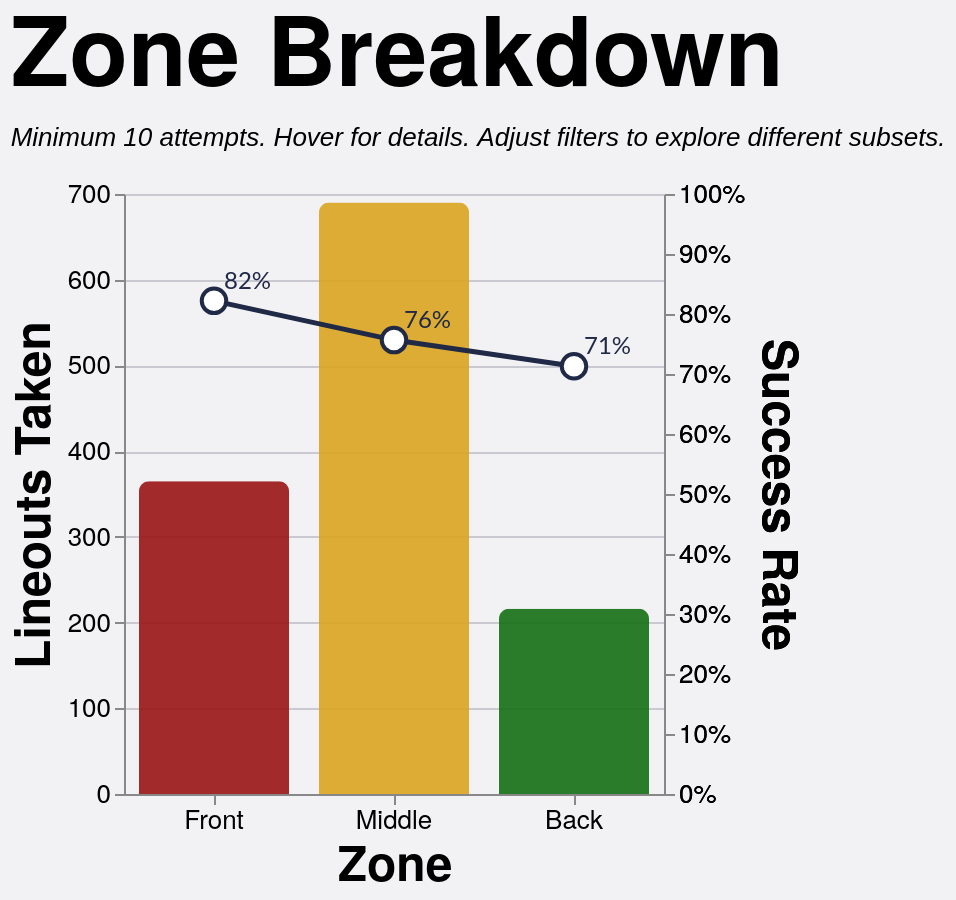

Describe this chart as a Vega-Lite specification.
### Vega-Lite specification from a JSON file in a GitHub repository (floating-point values rounded to 4 significant figures; data arrays with more than 128 entries replaced by an {"elided": "..."} marker saying what was removed)
{"config": {"axis": {"labelFont": "PT Sans Narrow, Helvetica Neue, Helvetica, Arial, sans-serif", "titleFont": "PT Sans Narrow, Helvetica Neue, Helvetica, Arial, sans-serif", "labelFontSize": 13, "titleFontSize": 24, "gridColor": "#202947", "gridOpacity": 0.2, "zindex": 1}, "text": {"font": "Lato, sans-serif"}, "bar": {"cornerRadiusEnd": 5}, "header": {"labelFont": "PT Sans Narrow, Helvetica Neue, Helvetica, Arial, sans-serif", "titleFont": "PT Sans Narrow, Helvetica Neue, Helvetica, Arial, sans-serif", "labelFontSize": 24, "titleFontSize": 28, "labelFontWeight": "bold", "orient": "left"}, "legend": {"labelFont": "PT Sans Narrow, Helvetica Neue, Helvetica, Arial, sans-serif", "titleFont": "PT Sans Narrow, Helvetica Neue, Helvetica, Arial, sans-serif", "labelFontSize": 14, "titleFontSize": 16, "titlePadding": 5, "fillColor": "white", "strokeColor": "black", "padding": 10, "titleFontWeight": "lighter", "titleFontStyle": "italic", "titleColor": "gray", "offset": 10}, "title": {"font": "PT Sans Narrow, Helvetica Neue, Helvetica, Arial, sans-serif", "fontSize": 48, "fontWeight": "bold", "anchor": "start", "align": "center", "titlePadding": 20, "subtitlePadding": 10, "subtitleFontSize": 13, "subtitleColor": "", "subtitleFontStyle": "italic", "offset": 15, "color": "black"}, "axisX": {"labelAngle": 0}, "facet": {"title": null, "header": null, "align": {"row": "each", "column": "each"}}, "resolve": {"scale": {"y": "independent", "facet": "independent"}}, "background": "#f2f1f4", "scale": {"offsetBandPaddingOuter": 0.2, "offsetBandPaddingInner": 0.1}, "view": {"stroke": null, "background": "transparent"}}, "layer": [{"mark": {"type": "bar", "opacity": 0.9, "size": 75}, "encoding": {"color": {"field": "area", "legend": null, "scale": {"domain": ["Front", "Middle", "Back"], "range": ["#991515", "goldenrod", "#146f14"]}, "type": "nominal"}, "stroke": {"value": "transparent"}, "tooltip": [{"field": "area", "title": "Zone", "type": "nominal"}, {"field": "attempts", "format": ",.0f", "title": "Attempts", "type": "quantitative"}, {"field": "won", "format": ",.0f", "title": "Won", "type": "quantitative"}, {"field": "success_rate", "format": ".1%", "title": "Success Rate", "type": "quantitative"}], "x": {"axis": {"labelAngle": 0}, "field": "area", "sort": ["Front", "Middle", "Back"], "title": "Zone", "type": "nominal"}, "y": {"field": "attempts", "title": "Lineouts Taken", "type": "quantitative"}}, "transform": [{"filter": "(loSquad == 'All' || datum.squad == loSquad) && (loSeason == 'All' || datum.season == loSeason) && (loGameType == 'All' || (loGameType == 'League + Cup' && (datum.game_type == 'League' || datum.game_type == 'Cup')) || (loGameType == 'League only' && datum.game_type == 'League') || datum.game_type == loGameType) && (loThrower == 'All' || datum.thrower == loThrower) && (loJumper == 'All' || datum.jumper == loJumper) && (loArea == 'All' || datum.area == loArea) && (loNumbers == 'All' || datum.numbers == loNumbers)"}, {"aggregate": [{"op": "count", "as": "attempts"}, {"op": "sum", "field": "won", "as": "won"}], "groupby": ["area"]}, {"filter": "datum.attempts >= 10"}, {"calculate": "datum.won / datum.attempts", "as": "success_rate"}]}, {"mark": {"type": "line", "point": {"fill": "white", "filled": false, "size": 150, "stroke": "#202946"}, "stroke": "#202946", "strokeWidth": 2.5}, "encoding": {"tooltip": [{"field": "area", "title": "Zone", "type": "nominal"}, {"field": "attempts", "format": ",.0f", "title": "Attempts", "type": "quantitative"}, {"field": "won", "format": ",.0f", "title": "Won", "type": "quantitative"}, {"field": "success_rate", "format": ".1%", "title": "Success Rate", "type": "quantitative"}], "x": {"axis": {"labelAngle": 0}, "field": "area", "sort": ["Front", "Middle", "Back"], "title": "Zone", "type": "nominal"}, "y": {"axis": {"format": "%"}, "field": "success_rate", "scale": {"domain": [0, 1]}, "title": "Success Rate", "type": "quantitative"}}, "transform": [{"filter": "(loSquad == 'All' || datum.squad == loSquad) && (loSeason == 'All' || datum.season == loSeason) && (loGameType == 'All' || (loGameType == 'League + Cup' && (datum.game_type == 'League' || datum.game_type == 'Cup')) || (loGameType == 'League only' && datum.game_type == 'League') || datum.game_type == loGameType) && (loThrower == 'All' || datum.thrower == loThrower) && (loJumper == 'All' || datum.jumper == loJumper) && (loArea == 'All' || datum.area == loArea) && (loNumbers == 'All' || datum.numbers == loNumbers)"}, {"aggregate": [{"op": "count", "as": "attempts"}, {"op": "sum", "field": "won", "as": "won"}], "groupby": ["area"]}, {"filter": "datum.attempts >= 10"}, {"calculate": "datum.won / datum.attempts", "as": "success_rate"}]}, {"mark": {"type": "text", "align": "left", "baseline": "middle", "color": "#202946", "dx": 5, "dy": -10, "fontSize": 12}, "encoding": {"text": {"field": "success_rate", "format": ".0%", "type": "quantitative"}, "x": {"axis": {"labelAngle": 0}, "field": "area", "sort": ["Front", "Middle", "Back"], "title": "Zone", "type": "nominal"}, "y": {"axis": {"format": "%"}, "field": "success_rate", "scale": {"domain": [0, 1]}, "title": "Success Rate", "type": "quantitative"}}, "transform": [{"filter": "(loSquad == 'All' || datum.squad == loSquad) && (loSeason == 'All' || datum.season == loSeason) && (loGameType == 'All' || (loGameType == 'League + Cup' && (datum.game_type == 'League' || datum.game_type == 'Cup')) || (loGameType == 'League only' && datum.game_type == 'League') || datum.game_type == loGameType) && (loThrower == 'All' || datum.thrower == loThrower) && (loJumper == 'All' || datum.jumper == loJumper) && (loArea == 'All' || datum.area == loArea) && (loNumbers == 'All' || datum.numbers == loNumbers)"}, {"aggregate": [{"op": "count", "as": "attempts"}, {"op": "sum", "field": "won", "as": "won"}], "groupby": ["area"]}, {"filter": "datum.attempts >= 10"}, {"calculate": "datum.won / datum.attempts", "as": "success_rate"}]}], "data": {"name": "data-15e79532cff8ae58bb045c3a34749407"}, "height": 300, "params": [{"name": "loSquad", "value": "All"}, {"name": "loSeason", "value": "All"}, {"name": "loGameType", "value": "All"}, {"name": "loThrower", "value": "All"}, {"name": "loJumper", "value": "All"}, {"name": "loArea", "value": "All"}, {"name": "loNumbers", "value": "All"}], "resolve": {"scale": {"y": "independent"}}, "title": {"text": "Zone Breakdown", "subtitle": "Minimum 10 attempts. Hover for details. Adjust filters to explore different subsets."}, "width": {"step": 90}, "$schema": "https://vega.github.io/schema/vega-lite/v5.20.1.json", "datasets": {"data-15e79532cff8ae58bb045c3a34749407": {"elided": "1274 records"}}}
